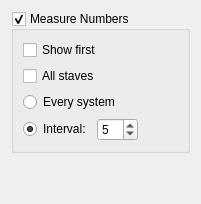
      <widget class="QWidget" name="PageMeasureNumbers">
       <layout class="QVBoxLayout" name="verticalLayout_44">
        <item>
         <widget class="QGroupBox" name="showMeasureNumber">
          <property name="title">
           <string>Measure Numbers</string>
          </property>
          <property name="checkable">
           <bool>true</bool>
          </property>
          <property name="checked">
           <bool>true</bool>
          </property>
          <layout class="QGridLayout" name="_2">
           <item row="2" column="2">
            <spacer name="horizontalSpacer_18">
             <property name="orientation">
              <enum>Qt::Horizontal</enum>
             </property>
             <property name="sizeHint" stdset="0">
              <size>
               <width>40</width>
               <height>20</height>
              </size>
             </property>
            </spacer>
           </item>
           <item row="2" column="0">
            <widget class="QRadioButton" name="showEverySystemMeasureNumber">
             <property name="text">
              <string>Every system</string>
             </property>
            </widget>
           </item>
           <item row="4" column="0" colspan="2">
            <layout class="QHBoxLayout" name="horizontalLayout_8">
             <item>
              <widget class="QRadioButton" name="showIntervalMeasureNumber">
               <property name="text">
                <string>Interval:</string>
               </property>
               <property name="checked">
                <bool>true</bool>
               </property>
              </widget>
             </item>
             <item>
              <widget class="QSpinBox" name="intervalMeasureNumber">
               <property name="minimum">
                <number>1</number>
               </property>
               <property name="value">
                <number>5</number>
               </property>
              </widget>
             </item>
            </layout>
           </item>
           <item row="0" column="0">
            <widget class="QCheckBox" name="showFirstMeasureNumber">
             <property name="text">
              <string>Show first</string>
             </property>
            </widget>
           </item>
           <item row="1" column="0">
            <widget class="QCheckBox" name="showAllStaffsMeasureNumber">
             <property name="text">
              <string>All staves</string>
             </property>
            </widget>
           </item>
          </layout>
         </widget>
        </item>
        <item>
         <spacer name="verticalSpacer_27">
          <property name="orientation">
           <enum>Qt::Vertical</enum>
          </property>
          <property name="sizeHint" stdset="0">
           <size>
            <width>20</width>
            <height>40</height>
           </size>
          </property>
         </spacer>
        </item>
       </layout>
      </widget>
